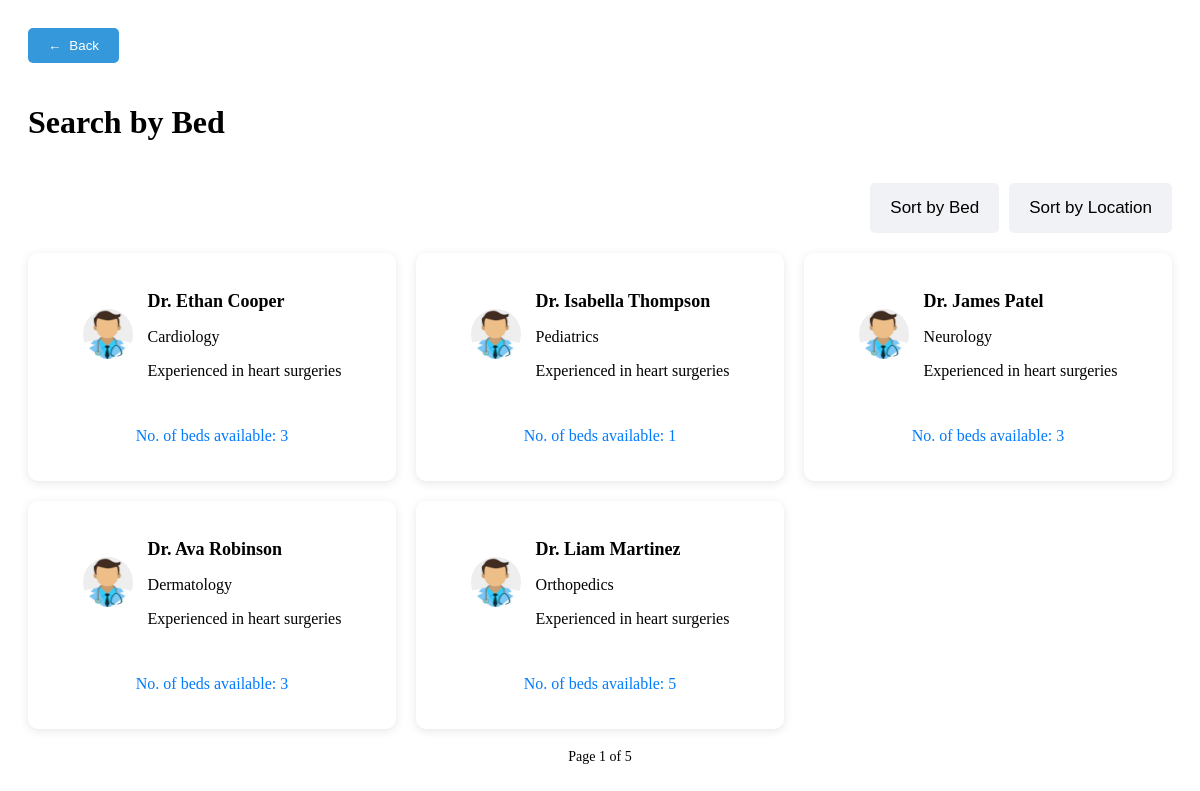
Before: /user/beds/ with the older database file.
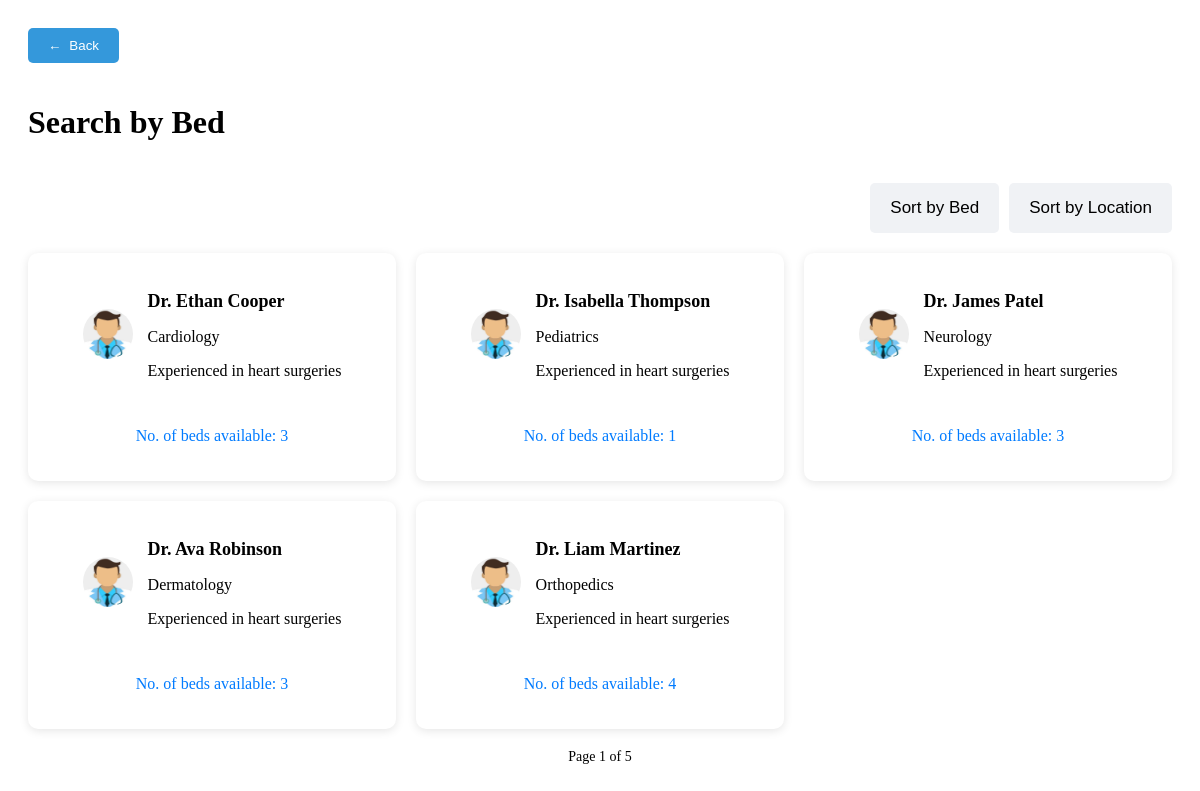
After: the same page with the newer database file.
### opd/models.py (models this page shows, shortened)
class Doctor(models.Model):
    user = models.OneToOneField(User, on_delete=models.CASCADE, related_name="doctor")
    name = models.CharField("Full Name", max_length=200)
    profile_image = models.ImageField(
        "Image",
        upload_to="profile/",
        default="profile/default-profile.png",
    )
    speciality = models.CharField("Speciality", max_length=200)
    phone_number = models.CharField("Phone Number", max_length=10)
    address = models.TextField("Address")
    experience = models.PositiveIntegerField("Year of Experience", default=0)
    about = models.TextField(blank=True)
    education = models.TextField()
    created_at = models.DateTimeField(auto_now_add=True)
    id = models.UUIDField(
        default=uuid.uuid4, unique=True, primary_key=True, editable=False
    )

class Opd(models.Model):
    owner = models.OneToOneField(Doctor, on_delete=models.CASCADE, related_name="opd")
    name = models.CharField("Name", max_length=255)
    no_of_beds = models.PositiveIntegerField("No of Beds", default=0)
    no_of_appointment = models.PositiveIntegerField("No of Appointment", default=0)
    created_at = models.DateTimeField(auto_now_add=True)
    id = models.UUIDField(
        default=uuid.uuid4, unique=True, primary_key=True, editable=False
    )

### user/views.py (the view)
# urls.py: path("beds/", views.bed_list, name="bed_list"),
def bed_list(request):
    is_user = check_user(request)
    if is_user:
        base_template = "user/logged/index.html"
    else:
        base_template = "base.html"
    doctors = Doctor.objects.all()
    context = {"doctors": doctors, "base_template": base_template}
    return render(request, "user/bed_list.html", context)

### user/utils.py (called while the page is built)
def check_user(request):
    if request.user and request.user.groups.filter(name="Profile").exists():
        return request.user
    return None

### user/templates/user/bed_list.html (shortened to what this page needs)
{% extends base_template %}
{% load static %}
{% block css %}
<link rel="stylesheet" href="{% static 'styles/bed_opd_specialist.css' %}" />
{% endblock css %}
{% block content %}
<div class="dashboard-container">
  <main class="main-content">
    <button onclick="window.history.back()" class="back-btn"
      style="margin-bottom: 20px; padding: 10px 20px; background-color: #3498db; color: white; border: none; border-radius: 5px; cursor: pointer; display: inline-flex; align-items: center; justify-content: center;">
      <span style="margin-right: 8px;">←</span> Back
    </button>
    <header>
      <h1>Search by Bed</h1>
    </header>
    <div class="sort-options">
      <button class="sort-btn">Sort by Bed</button>
      <button class="sort-btn">Sort by Location</button>
    </div>
    <div class="bed-list">
      {% for doctor in doctors %}
      <a href="{% url 'user:appointment' pk=doctor.id %}" class="bed-card"
        style="text-decoration: none; color: inherit;">
        <div class="doctor-info">
          <img src="{{doctor.profile_image.url}}" alt="Doctor Avatar" class="doctor-avatar" />
          <div class="doctor-details">
            <h3>{{doctor.name}}</h3>
            <p>{{doctor.speciality}}</p>
            <p>Experienced in heart surgeries</p>
          </div>
        </div>
        <div class="bed-availability">
          <p>No. of beds available: <span>{{doctor.opd.no_of_beds}}</span></p>
        </div>
      </a>
      {% endfor %}
    </div>
    <div class="pagination">
      <button></button>
      <span>Page 1 of 5</span>
      <button></button>
    </div>
  </main>
</div>
{% endblock content %}

Changed rows visible on the page:
changed through a linked row, Doctor "Dr. Liam Martinez": opd.no_of_beds "5" → "4"
